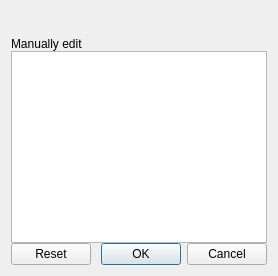
<?xml version="1.0" encoding="UTF-8"?>
<ui version="4.0">
 <class>Dialog</class>
 <widget class="QDialog" name="Dialog">
  <property name="windowTitle">
   <string>Edit keyword</string>
  </property>
  <property name="windowIcon">
   <iconset>
    <normaloff>icon.png</normaloff>icon.png</iconset>
  </property>
  <layout class="QVBoxLayout" name="vertical_layout">
   <property name="spacing">
    <number>0</number>
   </property>
   <item>
    <widget class="QLabel" name="label">
     <property name="enabled">
      <bool>true</bool>
     </property>
     <property name="sizePolicy">
      <sizepolicy hsizetype="Preferred" vsizetype="Preferred">
       <horstretch>0</horstretch>
       <verstretch>0</verstretch>
      </sizepolicy>
     </property>
     <property name="minimumSize">
      <size>
       <width>0</width>
       <height>40</height>
      </size>
     </property>
     <property name="text">
      <string>Manually edit</string>
     </property>
     <property name="alignment">
      <set>Qt::AlignBottom|Qt::AlignLeading|Qt::AlignLeft</set>
     </property>
     <property name="margin">
      <number>0</number>
     </property>
    </widget>
   </item>
   <item>
    <widget class="QTextEdit" name="text_edit"/>
   </item>
   <item>
    <widget class="QDialogButtonBox" name="button_box">
     <property name="orientation">
      <enum>Qt::Horizontal</enum>
     </property>
     <property name="standardButtons">
      <set>QDialogButtonBox::Cancel|QDialogButtonBox::Ok|QDialogButtonBox::Reset</set>
     </property>
    </widget>
   </item>
  </layout>
 </widget>
 <resources/>
 <connections>
  <connection>
   <sender>button_box</sender>
   <signal>accepted()</signal>
   <receiver>Dialog</receiver>
   <slot>accept()</slot>
   <hints>
    <hint type="sourcelabel">
     <x>248</x>
     <y>254</y>
    </hint>
    <hint type="destinationlabel">
     <x>157</x>
     <y>274</y>
    </hint>
   </hints>
  </connection>
  <connection>
   <sender>button_box</sender>
   <signal>rejected()</signal>
   <receiver>Dialog</receiver>
   <slot>reject()</slot>
   <hints>
    <hint type="sourcelabel">
     <x>316</x>
     <y>260</y>
    </hint>
    <hint type="destinationlabel">
     <x>286</x>
     <y>274</y>
    </hint>
   </hints>
  </connection>
 </connections>
</ui>
